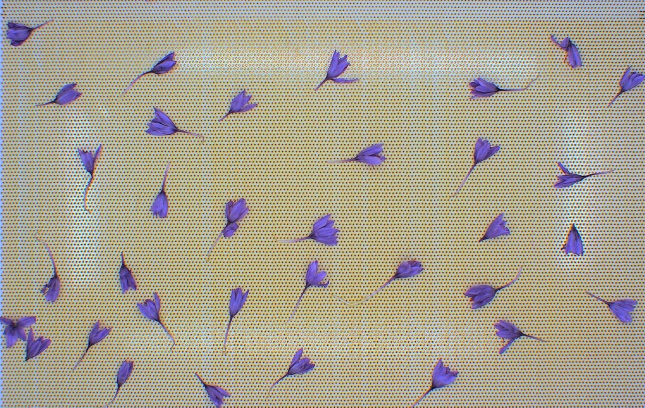
#> input picture HW2/images/saffrun.jpg, 1290 x 815 px, found by its file name (shown at 1/2 size)
$ jupyter execute Other_Qs.ipynb
#> lines starting #> are read from the running program, lines starting #| are printed output that depends on the picture; after the words box and inside, x2 and y2 are one past the last pixel; in counts of white or black regions, pixels touching at a corner belong together
[cell 1]
from google.colab import drive
drive.mount('/content/drive')

# Q2(noise remove)

## imports part

[cell 2]
import numpy as np
import cv2
from google.colab.patches import cv2_imshow

## a) removing the noise of picture with FFT

[cell 3]
# read the saffrun image from the google drive
path = '/content/drive/MyDrive/ColabNotebooks/FCV/HW2/images/saffrun.jpg'
image = cv2.imread(path)
#> image is the input picture: shape (815, 1290, 3); mean B, G, R 145.8, 163.3, 169.6
gray = cv2.cvtColor(image, cv2.COLOR_BGR2GRAY)
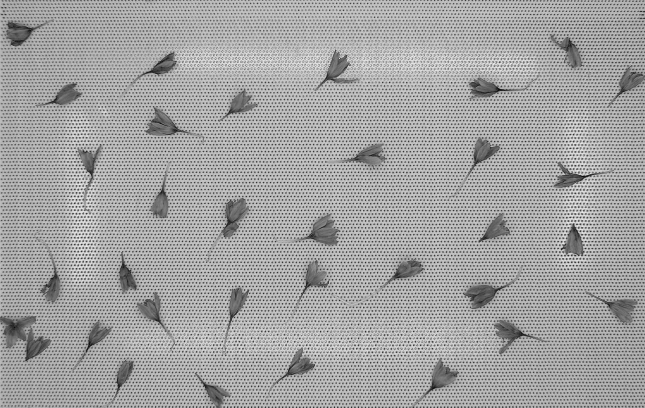
#> gray: shape (815, 1290) (shown at 1/2 size); min 2, max 253, mean 163.2
cv2_imshow(gray)
# --------------------------------------------
# calculate the furie transform of the gray scale image
fft = np.fft.fft2(gray)
#  shift the zero-frequency component to the center of the spectrum using NumPy’s fftshift() function
fshift = np.fft.fftshift(fft)

magnitude_spectrum = 15 * np.log(np.abs(fshift))
cv2_imshow(magnitude_spectrum)

rows, cols = gray.shape
#> rows = 815; cols = 1290
crow, ccol = rows//2, cols//2
#> crow = 407; ccol = 645
mask = np.zeros((rows, cols), dtype=np.uint8)

mask[crow-100:crow+100, ccol-150:ccol+150] = 1
# Calculate inverse Fourier Transform

fft_filtered = fshift * mask
img_filtered = np.abs(np.fft.ifft2(np.fft.ifftshift(fft_filtered)))
img_filtered = cv2.normalize(np.float32(img_filtered), None, 0, 255, cv2.NORM_MINMAX).astype(np.uint8)
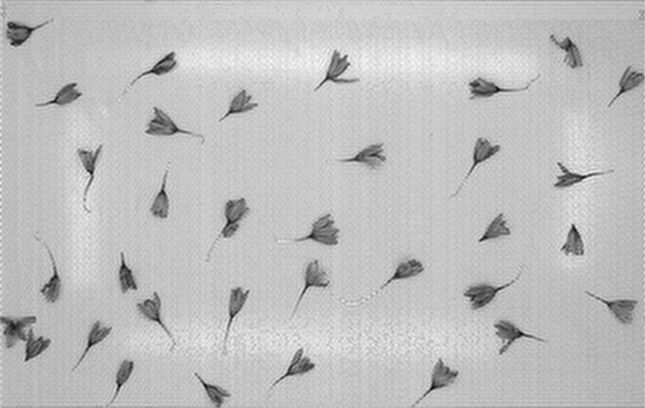
#> img_filtered: shape (815, 1290) (shown at 1/2 size); min 0, max 255, mean 191.2

fft2 = np.fft.fft2(img_filtered)
fshift2 = np.fft.fftshift(fft2)
magnitude_spectrum2 = 15 * np.log(np.abs(fshift2))
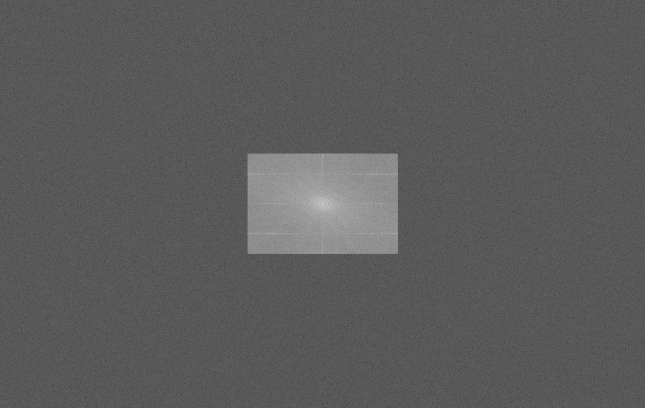
#> magnitude_spectrum2: shape (815, 1290) float64 (shown at 1/2 size); min -28.3, max 286.8, mean 85.3; drawn with min black and max white
# cv2_imshow(magnitude_spectrum2)

cv2_imshow(img_filtered)
cv2_imshow(magnitude_spectrum2)

## b) Canny edge detection

[cell 4]
edges = cv2.Canny(img_filtered, 70, 200)
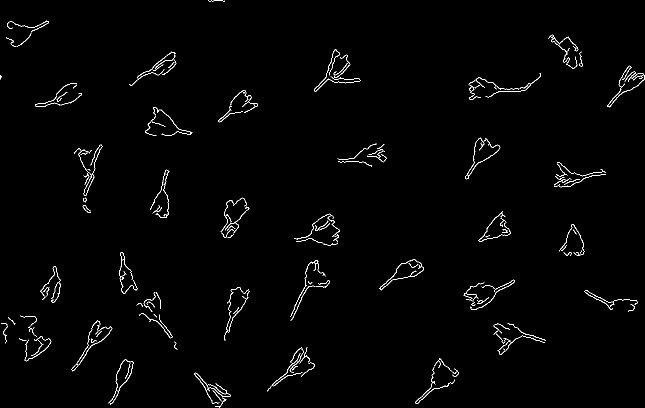
#> edges: shape (815, 1290) (shown at 1/2 size); 1.2% white in thin lines or dots
cv2_imshow(edges)

## c) calculate the image gradian

[cell 5]
sobel_x = np.array([[-1, 0, 1], [-2, 0, 2], [-1, 0, 1]])
sobel_y = np.array([[-1, -2, -1], [0, 0, 0], [1, 2, 1]])

# Calculate the x and y gradients using the Sobel filter
grad_x = cv2.filter2D(img_filtered, -1, sobel_x)
grad_y = cv2.filter2D(img_filtered, -1, sobel_y)

# Compute the magnitude and direction of the gradient
grad_mag = np.sqrt(grad_x**2 + grad_y**2)
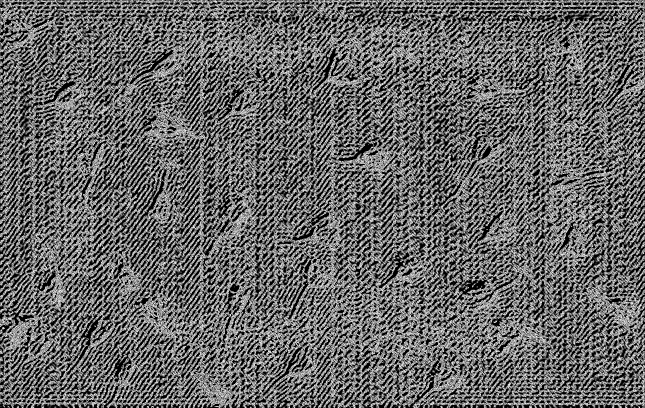
#> grad_mag: shape (815, 1290) float16 (shown at 1/2 size); min 0, max 15.81, mean 6.38; drawn with min black and max white
grad_dir = np.arctan2(grad_y, grad_x)
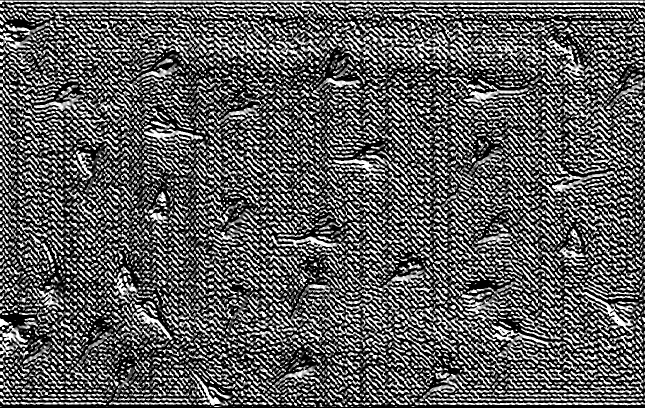
#> grad_dir: shape (815, 1290) float16 (shown at 1/2 size); min 0, max 1.57, mean 0.569; drawn with min black and max white

print("Magnitude Matrix:\n", grad_mag)
#> (printed output is left out)
print("Direction Matrix:\n", grad_dir)
#> (printed output is left out)

# Q5(image detection)

## import part

[cell 6]
import numpy as np
import cv2
from google.colab.patches import cv2_imshow

## a) read image

[cell 7]
path = '/content/drive/MyDrive/ColabNotebooks/FCV/HW2/images/Q7.png'
image = cv2.imread(path)
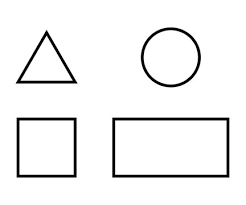
#> input picture HW2/images/Q7.png, 246 x 205 px, found by its file name
#> image is the input picture: shape (205, 246, 3); min 0, max 255, mean 242.2
img1 = image.copy()
img2 = image.copy()
gray = cv2.cvtColor(image, cv2.COLOR_BGR2GRAY)
#> gray: shape (205, 246)

## b) findContours

[cell 8]
edge = cv2.Canny(gray, 0, 800)
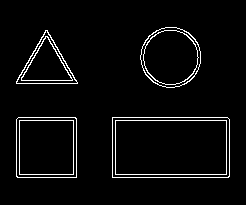
#> edge: shape (205, 246); 3.9% white in thin lines or dots, all inside (x1, y1, x2, y2) = (16, 27, 230, 178)
cv2_imshow(edge)
contours, hierarchy = cv2.findContours(edge, cv2.RETR_EXTERNAL, cv2.CHAIN_APPROX_SIMPLE)
#> contours = 4 contours; box (x1, y1, x2, y2) and area: (112, 117, 230, 178) 7018, (16, 117, 77, 178) 3597, (140, 27, 201, 88) 2836, (16, 30, 78, 84) 1686
cv2.drawContours(img1, contours, -1, (0, 0, 255), 2)
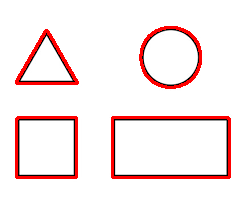
#> img1: shape (205, 246, 3); 6.03% of pixels changed, all inside (x1, y1, x2, y2) = (15, 26, 231, 179)
cv2_imshow(img1)

## c) approxPolyDP

[cell 9]
for cnt in contours:
  approx = cv2.approxPolyDP(cnt, 0.01*cv2.arcLength(cnt, True), True)
  corners = len(approx)
  if corners == 3:
    cv2.drawContours(img2, [approx], 0, (0,255,0), 2)
    cv2.putText(img2, 'Triangle', tuple(approx[0][0]), cv2.FONT_HERSHEY_SIMPLEX, 0.5, (0,0,255), 2)
  elif corners == 4:
    x,y,w,h = cv2.boundingRect(approx)
    aspect_ratio = float(w)/h
    if aspect_ratio >= 0.95 and aspect_ratio <= 1.05:
        cv2.drawContours(img2, [approx], 0, (0,255,0), 2)
        cv2.putText(img2, 'Square', tuple(approx[0][0]), cv2.FONT_HERSHEY_SIMPLEX, 0.5, (0,0,255), 2)
    else:
        cv2.drawContours(img2, [approx], 0, (0,255,0), 2)
        cv2.putText(img2, 'Rectangle', tuple(approx[0][0]), cv2.FONT_HERSHEY_SIMPLEX, 0.5, (0,0,255), 2)
  else:
    cv2.drawContours(img2, [approx], 0, (0,255,0), 2)
    cv2.putText(img2, 'Circle', tuple(approx[0][0]), cv2.FONT_HERSHEY_SIMPLEX, 0.5, (0,0,255), 2)
#> this loop made 4 passes
#> (approx, corners, x, y, w, h, aspect_ratio) on passes 1 to 2: ([[112, 117], [112, 177], [229, 176], [227, 117]], 4, 112, 117, 118, 61, 1.93), ([[18, 117], [16, 176], [76, 177], [76, 118]], 4, 16, 117, 61, 61, 1)
#> (approx, corners) on pass 3: ([[45, 30], [16, 83], [77, 83]], 3)
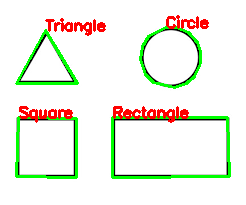
#> img2: shape (205, 246, 3); 8.52% of pixels changed, all inside (x1, y1, x2, y2) = (15, 15, 231, 179)

cv2_imshow(img2)
